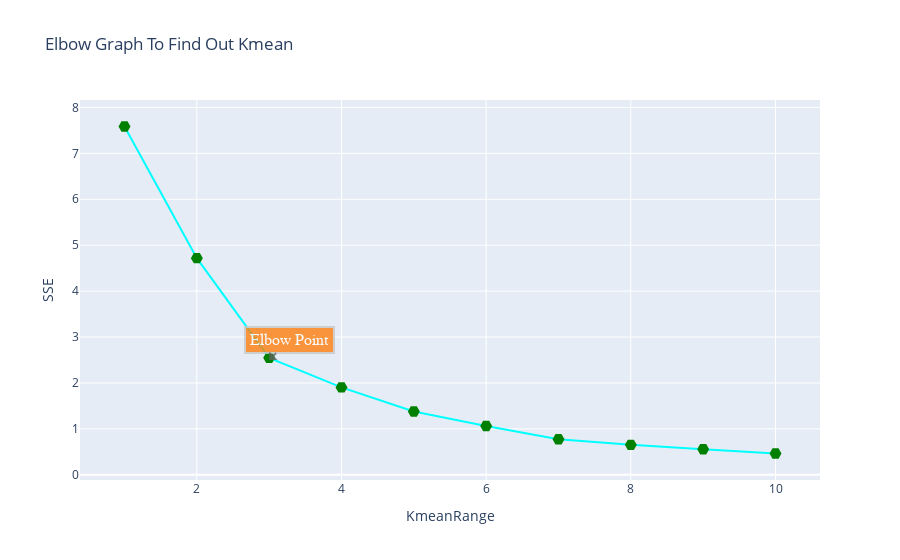

Write notebook code for a chart like this one.
### Code cell
sse = []
kmnrng = range(1,11)
for k in kmnrng:
    km = KMeans(n_clusters = k)
    km.fit(data1[['age', 'salary']])
    sse.append(km.inertia_)
sse = ps.DataFrame(sse)
sse.rename(columns = {0:'SSE'}, inplace = True)
kmnrng = ps.DataFrame(kmnrng)
kmnrng.rename(columns = {0:'Kmean'}, inplace = True)
kmnelbw = ps.concat([kmnrng, sse], axis=1)
fig = go.Figure()
fig = fig.add_trace(go.Scatter(x = kmnelbw['Kmean'], y = kmnelbw['SSE'], mode = 'lines+markers', name = 'ElbowLine', line = dict(color = 'cyan'), textposition="top right", marker = dict(size = 12, color = 'green', symbol = 'hexagon2')))
fig.add_annotation(x = 3, y = 2.5, xref = "x", yref = "y", text = "Elbow Point", showarrow = True, font=dict(family = "Courier New, monospace", size=16, color="#ffffff"),
                align = "center", arrowhead = 1, arrowsize = 1, arrowwidth = 2, arrowcolor = "#636363",  ax=20, ay =-20, bordercolor = "#c7c7c7", borderwidth = 2, borderpad = 4, bgcolor = "#ff7f0e", opacity = 0.8)
fig.update_layout(title = "Elbow Graph To Find Out Kmean", xaxis_title = 'KmeanRange', yaxis_title = 'SSE')
fig.show()

### Figure 1 — Plotly figure (JSON) as saved in the notebook; plotly's stock layout.template omitted (floating-point values rounded to 4 significant figures)
{"data": [{"line": {"color": "cyan"}, "marker": {"color": "green", "size": 12, "symbol": "hexagon2"}, "mode": "lines+markers", "name": "ElbowLine", "textposition": "top right", "type": "scatter", "x": [1, 2, 3, 4, 5, 6, 7, 8, 9, 10], "y": [7.585, 4.717, 2.546, 1.902, 1.379, 1.061, 0.7731, 0.6519, 0.5554, 0.4632]}], "layout": {"annotations": [{"align": "center", "arrowcolor": "#636363", "arrowhead": 1, "arrowsize": 1, "arrowwidth": 2, "ax": 20, "ay": -20, "bgcolor": "#ff7f0e", "bordercolor": "#c7c7c7", "borderpad": 4, "borderwidth": 2, "font": {"color": "#ffffff", "family": "Courier New, monospace", "size": 16}, "opacity": 0.8, "showarrow": true, "text": "Elbow Point", "x": 3, "xref": "x", "y": 2.5, "yref": "y"}], "autosize": true, "title": {"text": "Elbow Graph To Find Out Kmean"}, "xaxis": {"autorange": true, "range": [0.4319, 10.57], "title": {"text": "KmeanRange"}, "type": "linear"}, "yaxis": {"autorange": true, "range": [-0.3361, 8.384], "title": {"text": "SSE"}, "type": "linear"}}}
